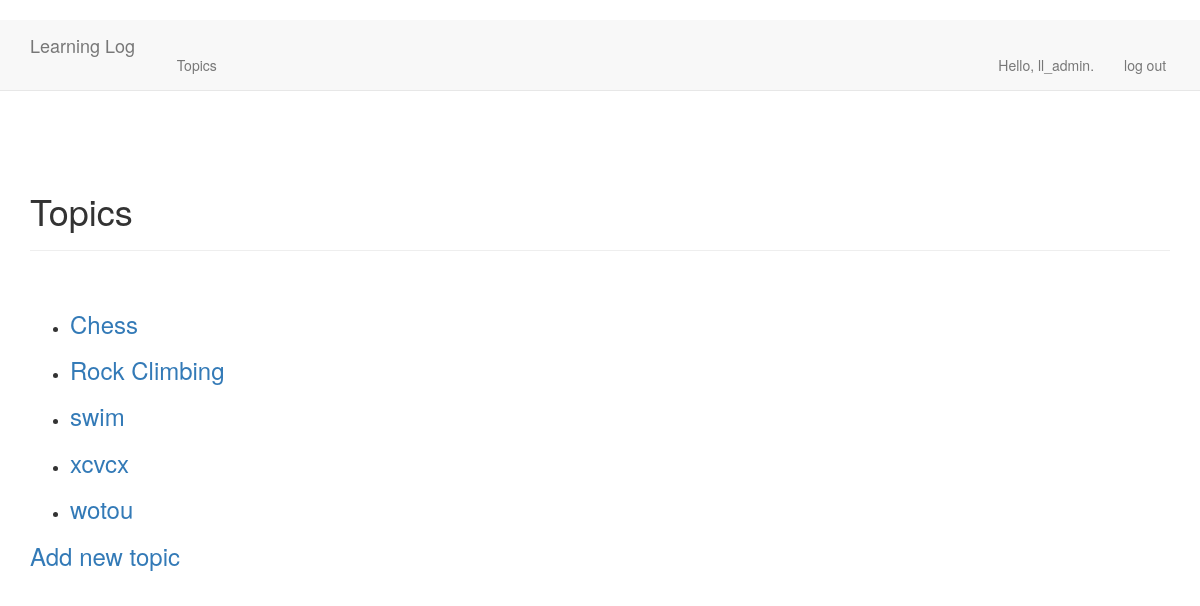
The app's page /topics/ (signed in) with its own data.
### learning_logs/models.py (models this page shows)
class Topic(models.Model):
    text = models.CharField(max_length=200)  # CharField——有字符或文本组成的数据；max_length为预留空间
    date_added = models.DateTimeField(auto_now_add=True)  # DataTimeField——记录日期和时间的数据;参数为自动设置成当前日期和时间
    owner = models.ForeignKey(User)
    def __str__(self):
        return self.text

### learning_logs/views.py (the view)
# urls.py: url(r'^topics/$', views.topics, name='topics'),
@login_required
def topics(request):
    topics = Topic.objects.filter(owner=request.user).order_by('date_added')  # 请求提供Topic对象，并按属性date_added对它们进行排序
    context = {'topics': topics}
    return render(request, 'learning_logs/topics.html', context)

### learning_logs/templates/learning_logs/topics.html
{% extends "learning_logs/base.html" %}
{% block header %}
    <h1>Topics</h1>
{% endblock header %}
{% block content %}
    <ul>
        {% for topic in topics %}
            <li>
                <h3>
                    <a href="{% url 'learning_logs:topic' topic.id %}">{{ topic }}</a>
                </h3>
            </li>
        {% empty %}
            <li>No topics have been added yet.</li>
        {% endfor %}
    </ul>
    <h3><a href="{% url 'learning_logs:new_topic' %}">Add new topic</a></h3>
{% endblock content %}

### learning_logs/templates/learning_logs/base.html (shortened to what this page needs)
{% load bootstrap3 %}
<!DOCTYPE html>
<html lang="en">
<head>
    {% bootstrap_css %}
</head>
<body>
<nav class="navbar navbar-default navbar-static-top">
    <div class="container">
        <div class="navbar-header">
            <a class="navbar-brand" href="{% url 'learning_logs:index' %}">
                Learning Log</a>
        </div>
        <div id="navbar" class="navbar-collapse collapse">
            <ul class="nav navbar-nav">
                <li><a href="{% url 'learning_logs:topics' %}">Topics</a></li>
            </ul>
            <ul class="nav navbar-nav navbar-right">
                {% if user.is_authenticated %}
                    <li><a>Hello, {{ user.username }}.</a></li>
                    <li><a href="{% url 'users:logout' %}">log out</a></li>
                {% else %}
                    <li><a href="{% url 'users:register' %}">register</a></li>
                    <li><a href="{% url 'users:login' %}">log in</a></li>
                {% endif %}
            </ul>
        </div>
    </div>
</nav>
<div class="container">
    <div class="page-header">
        {% block header %}{% endblock header %}
    </div>
    <div>
        {% block content %}{% endblock content %}
    </div>
</div>
</body>
</html>

### records on screen
Topic: text "Chess"
Topic: text "Rock Climbing"
Topic: text "swim"
Topic: text "xcvcx"
Topic: text "wotou"

### other values on screen
{{ user.username }} "ll_admin"
